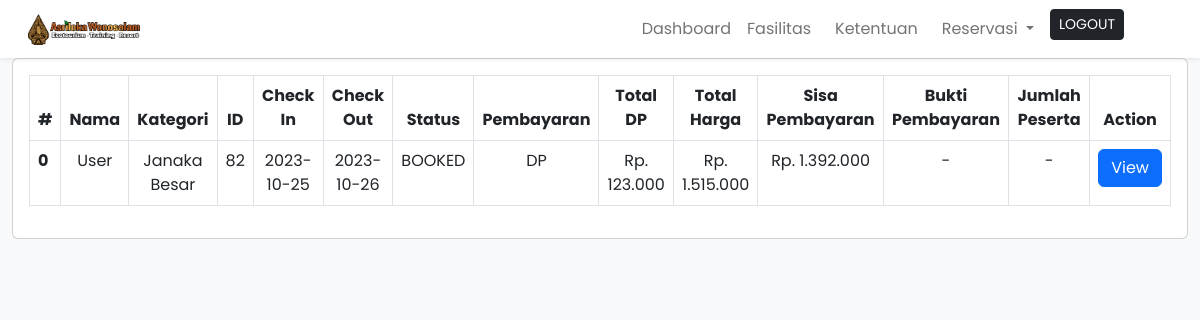
Screenshot of /admin/dashboard.php with the database file from the repository.
### tables this page shows
CREATE TABLE `booking` (
  `id` int(11) NOT NULL,
  `userId` int(11) DEFAULT NULL,
  `checkIn` datetime(3) NOT NULL,
  `checkOut` datetime(3) NOT NULL,
  `roomId` int(11) DEFAULT NULL,
  `status` enum('BOOKED','PAYED','CHECKEDIN','CHECKEDOUT','CANCELLED') DEFAULT 'BOOKED',
  `totalPrice` int(50) NOT NULL,
  `bundlingId` int(11) DEFAULT NULL,
  `paymentMethod` enum('DP','FULL') DEFAULT NULL,
  `userPayed` int(50) DEFAULT NULL,
  `pictureId` int(11) DEFAULT NULL,
  `capacity` int(11) DEFAULT NULL
);

### lib/db.php (called while the page is built, shortened)
<?php
function select($sql, $values, $datatypes)
{
    $conn = $GLOBALS['conn'];
    $auth['success'] = true;
    if ($auth['success']) {
        if ($stmt = mysqli_prepare($conn, $sql)) {
            mysqli_stmt_bind_param($stmt, $datatypes, ...$values);
            if (mysqli_stmt_execute($stmt)) {
                $res = mysqli_stmt_get_result($stmt);
                return $res;
            } else {
                mysqli_stmt_close($stmt);
                die("Query cannot be executed - Select");
            }
        } else {
            die("Query cannot be prepared - Select");
        }
    } else {
        die("Unauthorized User");
    }
}
?>

### admin/dashboard.php (the view, shortened to what this page needs)
<!DOCTYPE html>
<html lang="en">
<head>
    <?php require('inc/links.php'); ?>
</head>
<body class="bg-light">
    <?php require('inc/header.php'); ?>
    <div class="container-fluid " id=main-content>
        <div class="row">
            <div class="col-md-12">
                <div class="card">
                    <div class="card-body">
                        <table class="table table-bordered table-hover">
                            <thead>
                                <tr>
                                    <th class="text-center">#</th>
                                    <th class="text-center">Nama</th>
                                    <th class="text-center">Kategori</th>
                                    <th class="text-center">ID</th>
                                    <th class="text-center">Check In</th>
                                    <th class="text-center">Check Out</th>
                                    <th class="text-center">Status</th>
                                    <th class="text-center">Pembayaran</th>
                                    <th class="text-center">Total DP</th>
                                    <th class="text-center">Total Harga</th>
                                    <th class="text-center">Sisa Pembayaran</th>
                                    <th class="text-center">Bukti Pembayaran</th>
                                    <th class="text-center">Jumlah Peserta</th>
                                    <th class="text-center">Action</th>
                                </tr>
                            </thead>
                            <tbody>
                                <?php
                                $sql = "SELECT * FROM booking";
                                $res = mysqli_query($conn, $sql);
                                while ($row = mysqli_fetch_assoc($res)) {
                                    $booking[] = $row;
                                }
                                if (isset($booking)) {
                                    foreach ($booking as $key => $value) {
                                        if ($value['roomId'] != null) {
                                            $sql = "SELECT * FROM room WHERE id = ?";
                                            $res = select($sql, [$value['roomId']], 'i');
                                            while ($row = mysqli_fetch_assoc($res)) {
                                                $room[] = $row;
                                            }
                                        } else {
                                            $sql = "SELECT * FROM bundling WHERE id = ?";
                                            $res = select($sql, [$value['bundlingId']], 'i');
                                            while ($row = mysqli_fetch_assoc($res)) {
                                                $room[] = $row;
                                            }
                                        }
                                    }
                                    foreach ($booking as $key => $value) {
                                        $sql = "SELECT * FROM user WHERE id = ?";
                                        $res = select($sql, [$value['userId']], 'i');
                                        while ($row = mysqli_fetch_assoc($res)) {
                                            $user[] = $row;
                                        }
                                    }
                                    $html = '';
                                    foreach ($booking as $key => $value) {
                                        $html .= "<tr>";
                                        $html .= "<th scope='row'>$key</th>";
                                        $html .= "<td class='text-center'>";
                                        foreach ($user as $k => $v) {
                                            if ($v['id'] == $value['userId']) {
                                                $html .= "$v[name]";
                                                break;
                                            }
                                        }
                                        $html .= "</td>";
                                        $html .= "<td class='text-center'>";
                                        foreach ($room as $k => $v) {
                                            if ($v['id'] == $value['roomId']) {
                                                $html .= "$v[name]";
                                                break;
                                            }
                                        }
                                        $html .= "</td>";
                                        $html .= "<td class='text-center'>$value[id]</td>";
                                        $html .= "<td class='text-center'>" . date('Y-m-d', strtotime($value['checkIn'])) . "</td>";
                                        $html .= "<td class='text-center'>" . date('Y-m-d', strtotime($value['checkOut'])) . "</td>";
                                        $html .= "<td class='text-center'>$value[status]</td>";
                                        $html .= "<td class='text-center'>$value[paymentMethod]</td>";
                                        $html .= "<td class='text-center'> Rp. " . number_format($value['userPayed'], 0, ',', '.') . "</td>";
                                        $html .= "<td class='text-center'> Rp. " . number_format($value['totalPrice'], 0, ',', '.') . "</td>";
                                        $html .= "<td class='text-center'> Rp. " . number_format($value['totalPrice'] - $value['userPayed'], 0, ',', '.') . "</td>";
                                        if ($value['pictureId'] != null) {
                                            $sql = "SELECT * FROM picture WHERE id = ?";
                                            $res = select($sql, [$value['pictureId']], 'i');
                                            while ($row = mysqli_fetch_assoc($res)) {
                                                $picture[] = $row;
                                            }
                                            $html .= "<td class='text-center'>";
                                            foreach ($picture as $k => $v) {
                                                if ($v['id'] == $value['pictureId']) {
                                                    $html .= "<img src='../assets/images/bukti_pembayaran/$v[name]' alt='$v[name]' width='100px'><br><a href='../assets/images/bukti_pembayaran/$v[name]' download='$v[name]'><i class='bi bi-download' style='font-size: 24px;'></i></a>";
                                                    break;
                                                }
                                            }
                                        } else {
                                            $html .= "<td class='text-center'>-</td>";
                                        }
                                        if ($value['capacity'] != null) {
                                            $html .= "<td class='text-center'>$value[capacity]</td>";
                                        } else {
                                            $html .= "<td class='text-center'>-</td>";
                                        }
                                        $html .= "<td class='text-center'>";
                                        $html .= "<button type='button' class='btn btn-primary view-button' data-bs-toggle='modal' data-bs-target='#viewModal' data-bs-id='$value[id]' data-bs-total-price='$value[totalPrice]'>View</button>";
                                        $html .= "</td>";
                                        $html .= "</tr>";
                                    }
                                    echo $html;
                                }
                                ?>
                            </tbody>
                        </table>
                    </div>
                </div>
            </div>
        </div>
    </div>
</body>
</html>

### assets/css/common.css (style rules this page uses)
:root { --teal: #2ec1ac; --teal_hover: #279e8c; }
* { font-family: "Poppins", sans-serif; }

### rows the page displays
booking: key "0", value "User Janaka Besar", id "82", checkIn "2023-10-25", checkOut "2023-10-26", status "BOOKED", paymentMethod "DP", userPayed "123.000", totalPrice "1.515.000", $value['totalPrice'] - $value['userPayed'] "1.392.000"
